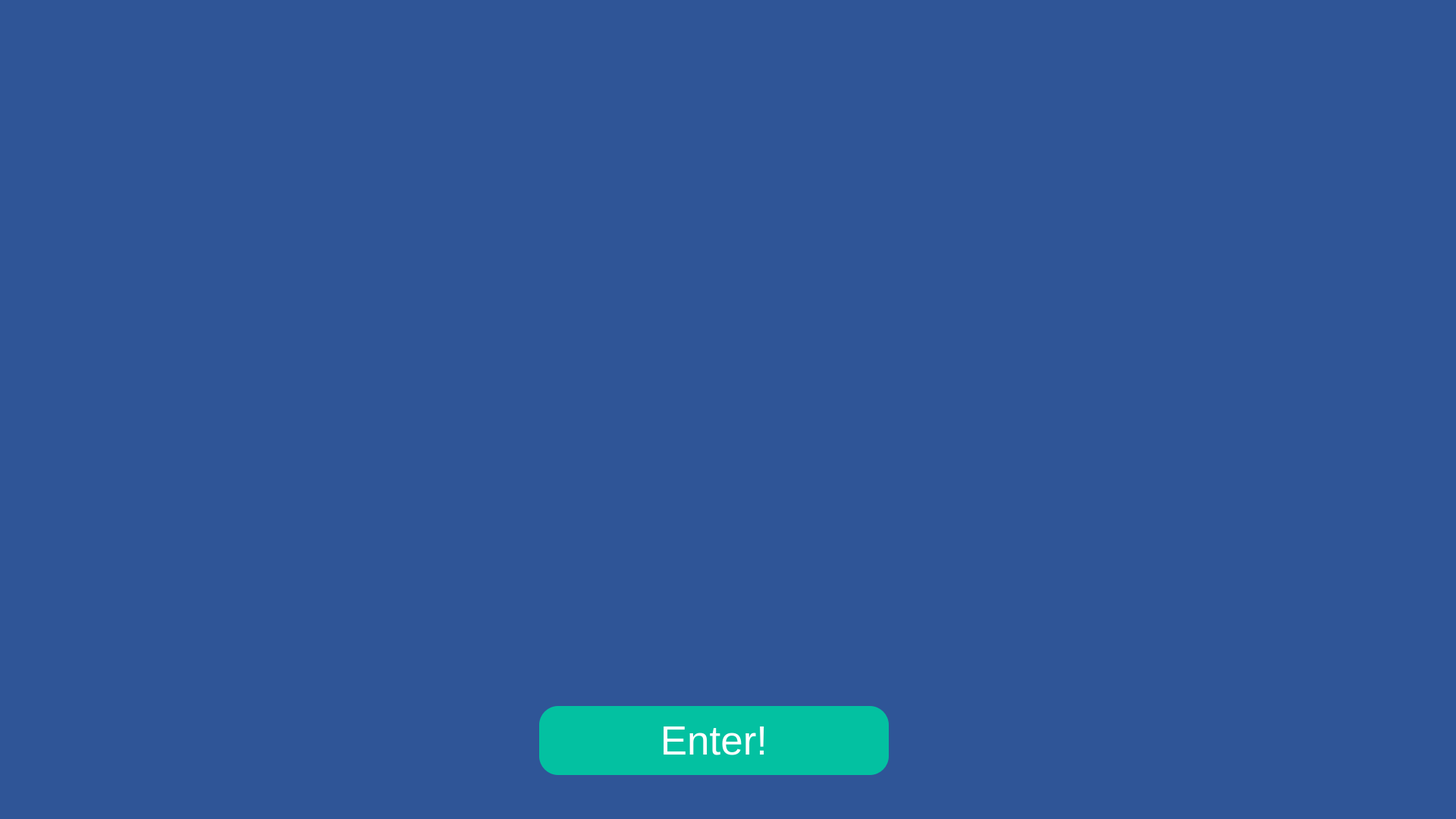
<?xml version="1.0" encoding="UTF-8"?>
<ui version="4.0">
 <class>MainWindow</class>
 <widget class="QMainWindow" name="MainWindow">
  <property name="geometry">
   <rect>
    <x>0</x>
    <y>0</y>
    <width>1920</width>
    <height>1080</height>
   </rect>
  </property>
  <property name="sizePolicy">
   <sizepolicy hsizetype="Maximum" vsizetype="Maximum">
    <horstretch>0</horstretch>
    <verstretch>0</verstretch>
   </sizepolicy>
  </property>
  <property name="windowTitle">
   <string>Data Splash!</string>
  </property>
  <property name="autoFillBackground">
   <bool>false</bool>
  </property>
  <property name="styleSheet">
   <string notr="true">background-color: rgb(47, 85, 151)</string>
  </property>
  <widget class="QWidget" name="centralwidget">
   <widget class="QLabel" name="label">
    <property name="geometry">
     <rect>
      <x>720</x>
      <y>400</y>
      <width>451</width>
      <height>491</height>
     </rect>
    </property>
    <property name="text">
     <string/>
    </property>
    <property name="pixmap">
     <pixmap>Developer/Swansea Uni/Project/Additional Content/Images/Water-drop-data-v2 edit copy.png</pixmap>
    </property>
    <property name="scaledContents">
     <bool>true</bool>
    </property>
    <property name="alignment">
     <set>Qt::AlignCenter</set>
    </property>
   </widget>
   <widget class="QLabel" name="label_2">
    <property name="geometry">
     <rect>
      <x>590</x>
      <y>130</y>
      <width>711</width>
      <height>301</height>
     </rect>
    </property>
    <property name="text">
     <string/>
    </property>
    <property name="pixmap">
     <pixmap>Developer/Swansea Uni/Project/Code/Data Splash Title.png</pixmap>
    </property>
    <property name="scaledContents">
     <bool>true</bool>
    </property>
    <property name="alignment">
     <set>Qt::AlignCenter</set>
    </property>
   </widget>
   <widget class="QPushButton" name="mainmenuButton">
    <property name="geometry">
     <rect>
      <x>711</x>
      <y>931</y>
      <width>461</width>
      <height>91</height>
     </rect>
    </property>
    <property name="font">
     <font>
      <pointsize>40</pointsize>
     </font>
    </property>
    <property name="styleSheet">
     <string notr="true">background-color: rgb(3, 193, 161);
border-radius: 25px;
color: white;</string>
    </property>
    <property name="text">
     <string>Enter!</string>
    </property>
   </widget>
  </widget>
  <widget class="QMenuBar" name="menubar">
   <property name="geometry">
    <rect>
     <x>0</x>
     <y>0</y>
     <width>1920</width>
     <height>22</height>
    </rect>
   </property>
  </widget>
  <widget class="QStatusBar" name="statusbar"/>
 </widget>
 <resources/>
 <connections/>
</ui>
